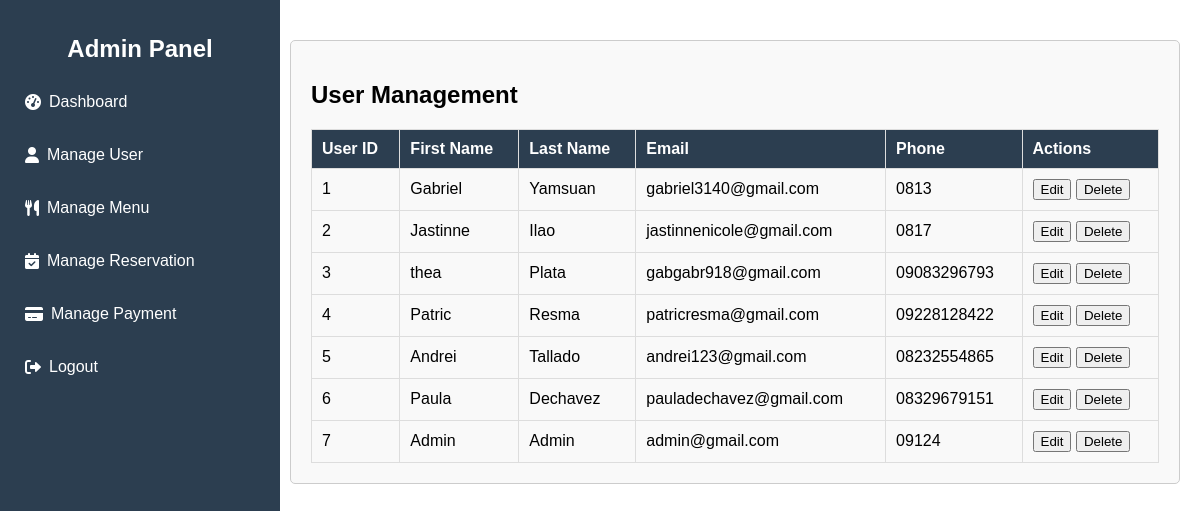
Screenshot of /admin/user.php with the database file from the repository.
### tables this page shows
CREATE TABLE `users` (
  `user_id` int(11) NOT NULL,
  `first_name` varchar(255) NOT NULL,
  `last_name` varchar(255) NOT NULL,
  `email` varchar(255) NOT NULL,
  `phone` varchar(13) DEFAULT NULL,
  `password` varchar(255) DEFAULT NULL,
  `account_type` varchar(1) NOT NULL,
  `google_id` varchar(255) DEFAULT NULL,
  `microsoft_id` varchar(255) DEFAULT NULL,
  `attempt` varchar(255) NOT NULL,
  `log_time` varchar(255) NOT NULL
);

### admin/user.php (the view, shortened to what this page needs)
<?php
$connection = mysqli_connect("localhost", "root", "", "gerlysdatab");
$query = "SELECT user_id, first_name, last_name, email, phone, log_time FROM users";
$result = mysqli_query($connection, $query);
$users = [];
while ($row = mysqli_fetch_assoc($result)) {
    $users[] = $row;
}
?>
<!DOCTYPE html>
<html lang="en">
<head>
    <link rel="stylesheet" href="https://cdnjs.cloudflare.com/ajax/libs/font-awesome/6.0.0-beta3/css/all.min.css">
    <link rel="stylesheet" href="https://cdnjs.cloudflare.com/ajax/libs/font-awesome/6.0.0-beta3/css/all.min.css">
</head>
<body>
    <div class="sidebar">
        <h2>Admin Panel</h2>
        <a href="#dashboard"><i class="fas fa-tachometer-alt"></i> Dashboard</a>
        <a href="user.php"><i class="fas fa-user"></i> Manage User</a>
        <a href="menu.php"><i class="fas fa-utensils"></i> Manage Menu</a>
        <a href="reservation.php"><i class="fas fa-calendar-check"></i> Manage Reservation</a>
        <a href="payments.php"><i class="fas fa-credit-card"></i> Manage Payment</a>
        <a href="#logout" class="logout"><i class="fas fa-sign-out-alt"></i> Logout</a>
    </div>
    <div class="content">
        <div class="table-container">
            <h2>User Management</h2>
            <table>
                <thead>
                    <tr>
                        <th>User ID</th>
                        <th>First Name</th>
                        <th>Last Name</th>
                        <th>Email</th>
                        <th>Phone</th>
                        <th>Actions</th>
                    </tr>
                </thead>
                <tbody>
                    <?php foreach ($users as $user): ?>
                    <tr>
                        <td><?php echo htmlspecialchars($user['user_id']); ?></td>
                        <td><?php echo htmlspecialchars($user['first_name']); ?></td>
                        <td><?php echo htmlspecialchars($user['last_name']); ?></td>
                        <td><?php echo htmlspecialchars($user['email']); ?></td>
                        <td><?php echo htmlspecialchars($user['phone']); ?></td>
                        <td><button>Edit</button>
                            <button>Delete</button>
                    </td>
                    </tr>
                    <?php endforeach; ?>
                </tbody>
            </table>
        </div>
    </div>
</body>
</html>

### admin/user.php (style rules this page uses)
body { font-family: Arial, sans-serif; margin: 0; display: flex; }
.sidebar { width: 250px; background-color: #2c3e50; color: white; padding: 15px; height: 100vh; position: fixed; }
.sidebar h2 { text-align: center; }
.sidebar a { color: white; text-decoration: none; display: flex; align-items: center; padding: 10px; margin: 15px 0; border-radius: 5px; transition: background-color 0.3s; }
.sidebar i { margin-right: 8px; }
.content { margin-left: 270px; padding: 20px; flex: 1; }
.table-container { margin-top: 20px; padding: 20px; border: 1px solid #ccc; border-radius: 5px; background-color: #f9f9f9; }
table { width: 100%; border-collapse: collapse; }
th, td { padding: 10px; text-align: left; border: 1px solid #ddd; }
th { background-color: #2c3e50; color: white; }

### rows the page displays
users: user_id "1", first_name "Gabriel", last_name "Yamsuan", email "gabriel3140@gmail.com", phone "0813"
users: user_id "2", first_name "Jastinne", last_name "Ilao", email "jastinnenicole@gmail.com", phone "0817"
users: user_id "3", first_name "thea", last_name "Plata", email "gabgabr918@gmail.com", phone "09083296793"
users: user_id "4", first_name "Patric", last_name "Resma", email "patricresma@gmail.com", phone "09228128422"
users: user_id "5", first_name "Andrei", last_name "Tallado", email "andrei123@gmail.com", phone "08232554865"
users: user_id "6", first_name "Paula", last_name "Dechavez", email "pauladechavez@gmail.com", phone "08329679151"
users: user_id "7", first_name "Admin", last_name "Admin", email "admin@gmail.com", phone "09124"
